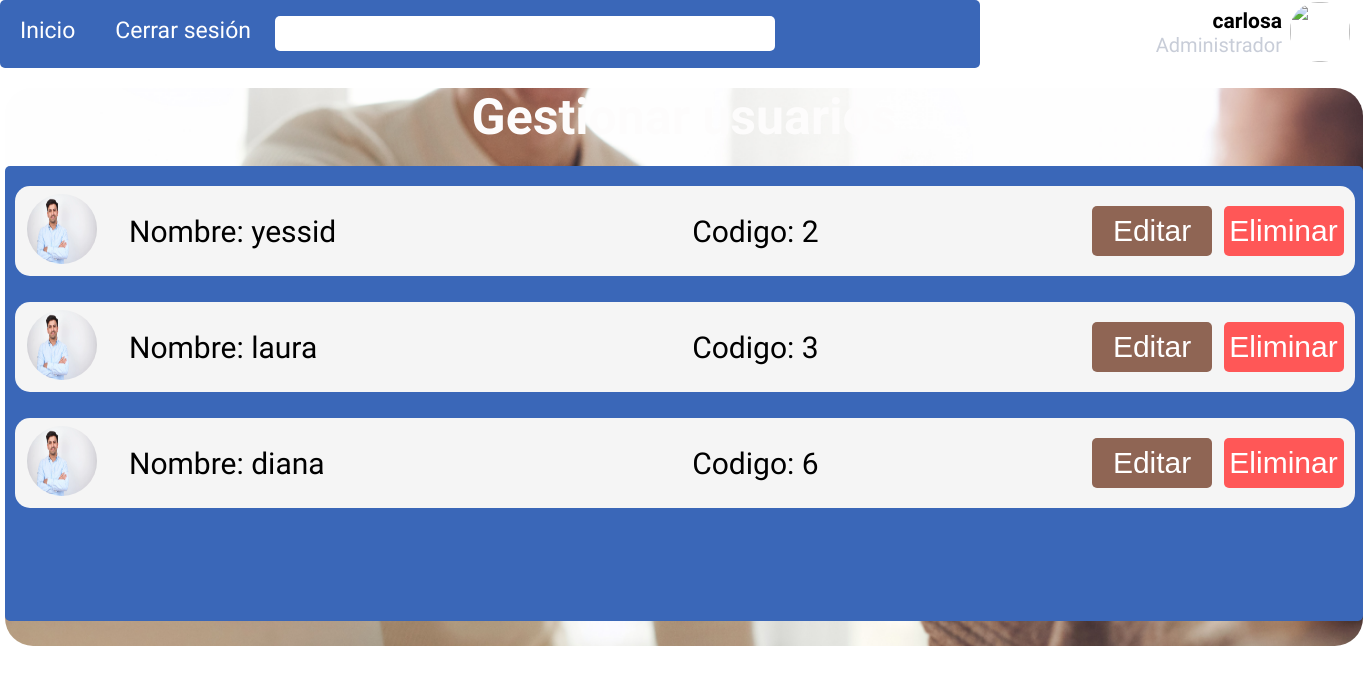
Screenshot of /admin/dashboard/usuarios/listar (signed in) with the database file from the repository.
### tables this page shows
CREATE TABLE usuario (idusuario INTEGER PRIMARY KEY AUTOINCREMENT, nombre TEXT, user TEXT NOT NULL, password VARCHAR NOT NULL, email TEXT NOT NULL, rol TEXT);

### app.py (the view)
@app.route("/admin/dashboard/usuarios/listar", methods=["GET", "POST"])
def usuario_listar():
    if request.method == 'GET':
        try:
            with sqlite3.connect('dbh.db') as con:
                con.row_factory = sqlite3.Row
                cur = con.cursor()
                cur.execute("SELECT * FROM usuario WHERE rol IS NULL")
                row = cur.fetchall()
                if row is None:
                    print('No hay registros')
                return render_template ('gestionarusuario.html', row=row, nombre=log.nombre)
        except Error:
            print(Error)
    return render_template ("gestionarusuario.html", nombre=log.nombre)

### templates/gestionarusuario.html (shortened to what this page needs)
<!DOCTYPE html>
<html lang="en">
<head>
    <link rel="stylesheet" href="{{url_for('static',filename='css/gestionarusuarios.css')}}">
</head>
<body>
    <header>
        <div class="dash_container">
            <div class="menu_dashboard">
                <ul>
                    <li><a href="/index"> Inicio</a></li>
                    <li><a href="/logout" class="form_link" id="Logout">Cerrar sesión</a></li>
                </ul>
                <input type="search" name="searchadmin" id="searchadmin">
            </div>
            <div class="menu_dash_nombre">
                <h1>{{ nombre }}</h1>
                <P>Administrador</P>
            </div>
            <div class="menu_dashimg">
                <img src="/static/img/pexels-rodnae-productions-7821936.jpg" alt="" id="imgadmin">
            </div>
        </div>
    </header>
    <section>
        <div class="container_gestionusuario">
            <div class="fondo">
                <div class="titulo">
                    <h1> Gestionar usuarios</h1>
                </div>
                <div class="fondo_azul">
                    {% for r in row %}
                    <div class="elementos_user">
                        <table style="width: 100%; text-align: left">
                            <tr>
                                <td style="width: 5%;"><img src="/static/img/joven-confiado_1098-20868.webp" alt=""></td>
                                <td style="width: 40%;"><p class="nombre">Nombre: {{ r["nombre"] }}</p></td>
                                <td><p class="codigo">Codigo: {{ r["idusuario"] }}</p></td>
                                <td style="width: 10%; padding-left: 0.5%;"><a href="{{url_for('cargar_editar',idusuario=r['idusuario'])}}"><input type="button" value="Editar" id="Editar"></a></td>
                                <td style="width: 10%; padding-left: 0.25%;"><a href="{{url_for('usuario_delete',idusuario=r['idusuario'])}}"><input type="button" value="Eliminar" id="Eliminar"></a></td>
                            </tr>
                        </table>
                    </div>
                    {% endfor%}
                </div>
            </div>
        </div>
    </section>
</body>
</html>

### static/css/gestionarusuarios.css (style rules this page uses)
* { padding: 0; margin: 0; }
.dash_container { display: flex; flex-flow: row wrap; align-items: center; font-family: 'Hammersmith One', sans-serif; }
.menu_dashboard { width: 980px; background-color:#3a67b8; border-radius: 5px; color: white; font-family: 'Hammersmith One', sans-serif; height: 68px; }
.menu_dashboard li { list-style: none; margin: 17px 20px; font-size: 23px; }
.menu_dashboard ul { display: inline-flex; }
.menu_dashboard input { height: 35px; width: 500px; border-radius: 5px; border: 0; }
.menu_dash_nombre { width: 310px; height: 68px; }
.menu_dash_nombre h1 { font-size: 21px; text-align: right; margin-top: 9px; margin-right: 8px; color: black; }
.menu_dash_nombre p { font-size: 20px; text-align: right; color: #c8cdd8; margin-right: 8px; }
.menu_dashimg img { height: 60px; width: 60px; border-radius: 28px; }
ul li a { text-decoration: none; color: white; }
.container_gestionusuario { display: flex; flex-flow: column wrap; font-family: 'Hammersmith One', sans-serif; justify-content: center; align-items: center; margin-top: 20px; }
div .fondo { background-image: url("/home/carlosortega/Documentos/ciclo 3/Desarrollo de software/prueba de python/img/gestorusuario.jpg"); background-color: rgba(0,0,0,0.8); background-repeat: no-repeat; background-size: cover; height: 558px; width: 1358px; border-radius: 28px; background-attachment: fixed; }
div .titulo h1 { font-size: 50px; text-align: center; color: rgb(253, 252, 252); }
div .fondo_azul { margin-top: 20px; background-color:#3a67b8; height: 455px; width: 1358px; position:absolute; overflow: scroll; overflow-x: hidden; border-radius: 5px; }
.elementos_user { display: inline-flex; margin-top: 20px; margin-left: 10px; margin-right: 10px; background-color:whitesmoke; height: 90px; width: 1340px; border-radius: 15px; justify-content: space-between; align-items: center; }
.elementos_user img { height: 70px; width: 70px; margin: 10px 10px; border-radius: 40px; }
.elementos_user p { font-size: 30px; margin: 0 20px; }
.elementos_user .codigo { margin-left: 50px; margin-right: 50px; }
.elementos_user input { border: 0; font-size: 30px; text-align: center; width: 120px; height: 50px; margin-right: 10px; }
.elementos_user #Editar { background-color: #8f6554; border-radius: 5px; color: white; }
.elementos_user #Eliminar { background-color: #ff5757; border-radius: 5px; color: white; }

### rows the page displays
usuario: nombre "yessid", idusuario "2"
usuario: nombre "laura", idusuario "3"
usuario: nombre "diana", idusuario "6"

### other values shown
{{ nombre }} "carlosa"
